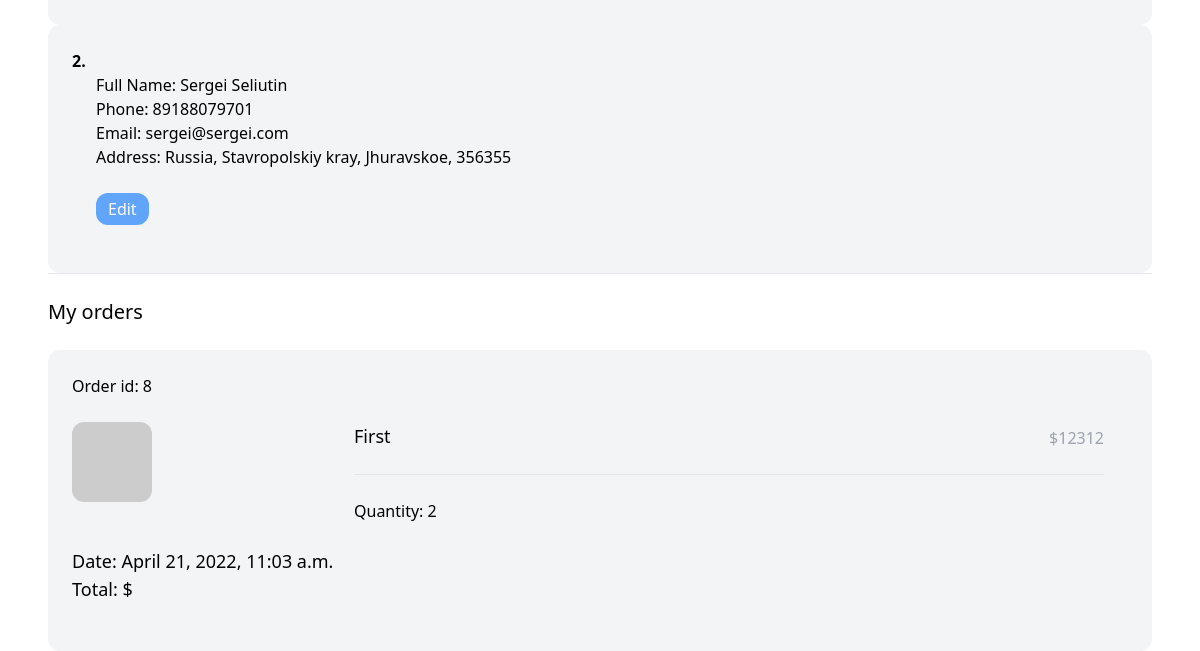
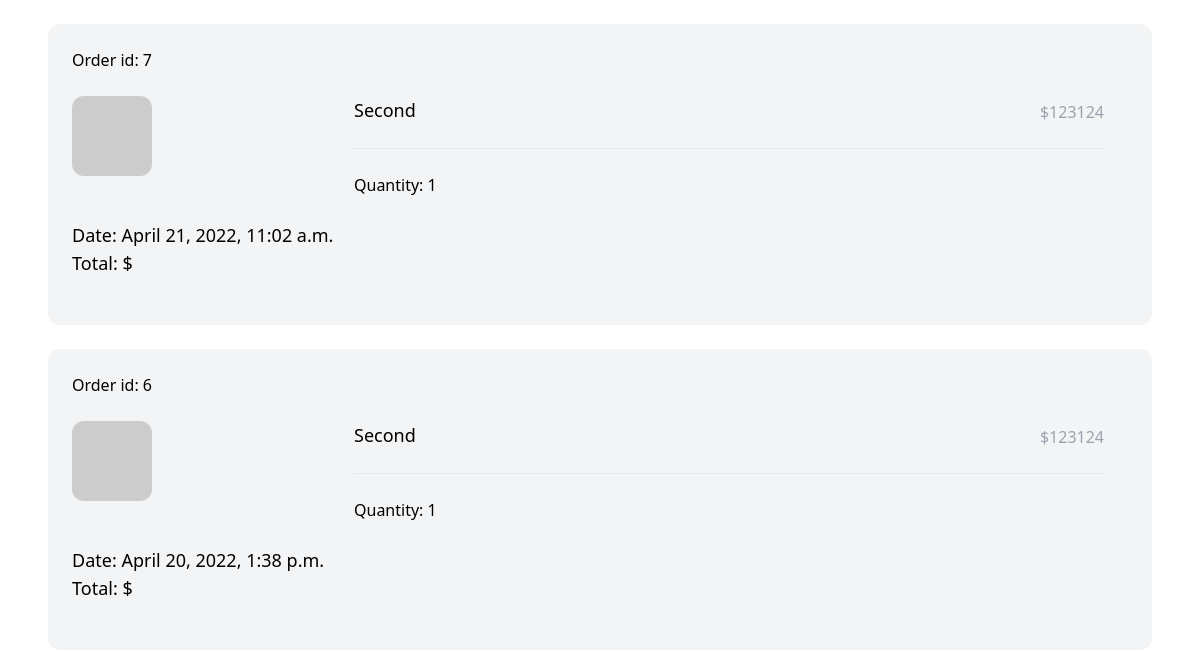
The page /myaccount/ (signed in, middle part) on the database as committed earlier (2 pictures, top to bottom).
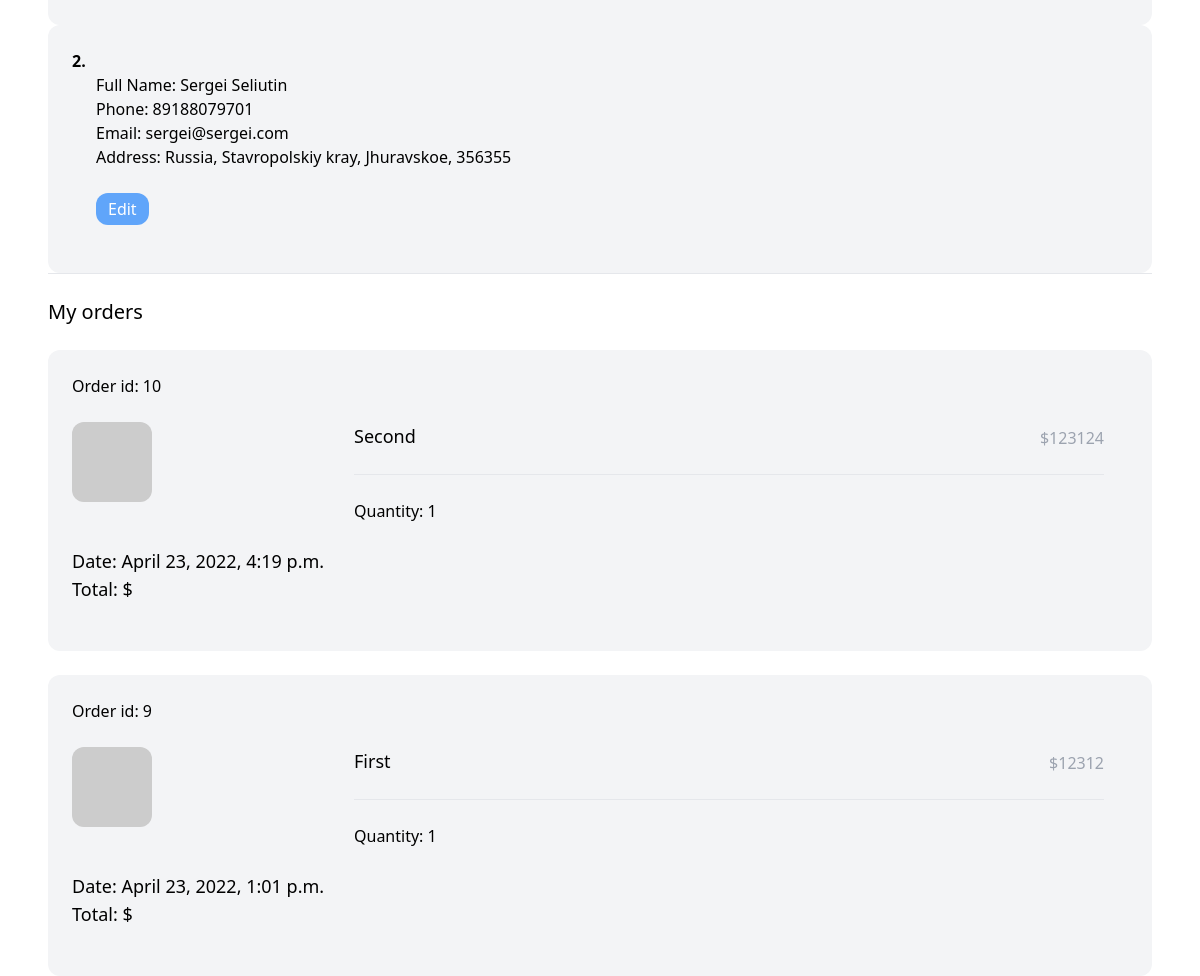
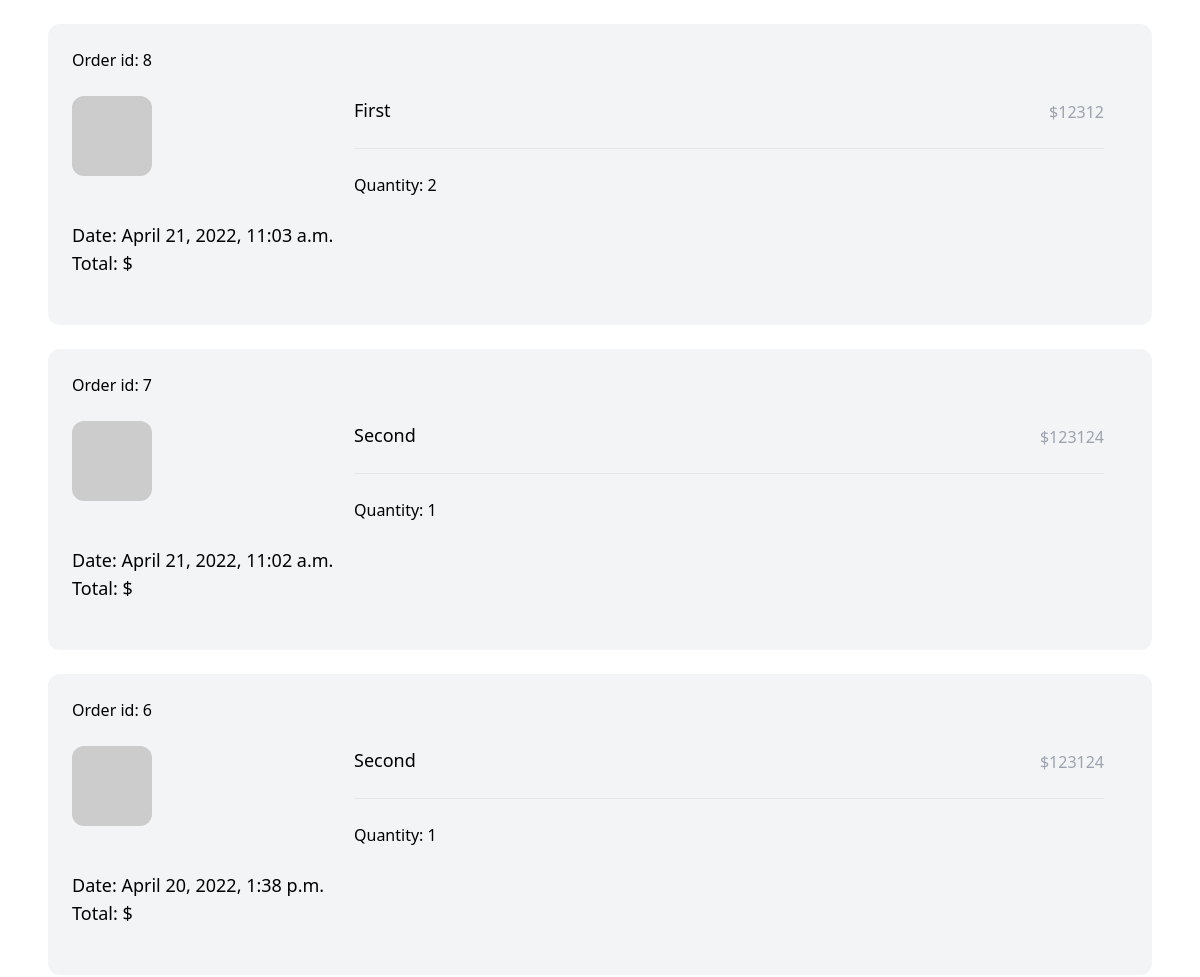
The same page on the database as committed later (2 pictures, top to bottom).
### order/models.py (models this page shows, shortened)
class ShippingAddress(models.Model):
    user = models.ForeignKey(User, related_name='shipping', on_delete=models.CASCADE, blank=True, null=True)
    first_name = models.CharField(max_length=50)
    last_name = models.CharField(max_length=50)
    email = models.EmailField(max_length=150)
    address = models.CharField(max_length=150)
    zipcode = models.CharField(max_length=150)
    place = models.CharField(max_length=150)
    phone = models.CharField(max_length=50)
    created_at = models.DateTimeField(auto_now_add=True)
    class Meta:
        ordering = ['-created_at']

class Order(models.Model):
    ORDERED = 'ordered'
    SHIPPED = 'shipped'
    STATUS_CHOICES = [
        (ORDERED, 'Ordered'),
        (SHIPPED, 'Shipped')
    ]
    user = models.ForeignKey(User, related_name='orders', on_delete=models.CASCADE, blank=True, null=True)
    address = models.ForeignKey(ShippingAddress, related_name='orders', on_delete=models.SET_NULL, null=True)
    created_at = models.DateTimeField(auto_now_add=True)
    paid = models.BooleanField(default=False)
    delivered = models.BooleanField(default=False)
    paid_amount = models.IntegerField(blank=True, null=True)
    status = models.CharField(max_length=20, choices=STATUS_CHOICES, default=ORDERED)
    class Meta:
        ordering = ['-created_at']

class OrderItem(models.Model):
    order = models.ForeignKey(Order, related_name='items', on_delete=models.CASCADE)
    product = models.ForeignKey(Product, related_name='items', on_delete=models.CASCADE)
    price = models.IntegerField()
    quantity = models.IntegerField(default=1)

### product/models.py (models this page shows, shortened)
class Product(models.Model):
    category = models.ForeignKey(
        Category, related_name='products', on_delete=models.CASCADE)
    name = models.CharField(max_length=255)
    description = models.TextField(blank=True, null=True)
    price = models.IntegerField()
    image = models.ImageField(upload_to='uploads/', blank=True, null=True)
    thumbnail = models.ImageField(upload_to='uploads/', blank=True, null=True)
    slug = models.SlugField()
    rating = models.DecimalField(max_digits=3, decimal_places=2, default=0, null=True)
    created_at = models.DateTimeField(auto_now_add=True)
    def get_thumbnail(self):
        if self.thumbnail:
            return self.thumbnail.url
        else:
            if self.image:
                from product.services import make_thumbnail
                self.thumbnail = make_thumbnail(self.image)
                self.save()
                return self.thumbnail.url
            else:
                return 'https://via.placeholder.com/240x240x.jpg'

### users/views.py (the view)
# urls.py: path('myaccount/', views.MyAccountView.as_view(), name='myaccount'),
class MyAccountView(LoginRequiredMixin, generic.TemplateView):
    template_name = 'users/myaccount.html'

### cart/cart.py (called while the page is built)
    def __len__(self):
        return sum(item['quantity'] for item in self.cart.values())

### cart/context_processors.py (called while the page is built)
def cart(request):
    return {'cart': Cart(request)}

### users/templates/users/myaccount.html (shortened to what this page needs)
{% extends 'core/base.html' %}
{% block content %}
  <div class="max-w-6xl mx-auto p-6">
    {% for address in request.user.shipping.all %}
      <div class="w-full p-6 flex flex-wrap bg-gray-100 rounded-xl">
        <div class="flex justify-between">
          <b>{{ forloop.counter }}.</b>
        </div>
        <div class="w-full">
          <div class="product mb-6 flex pr-6">
            <div class="w-3/4 pl-6">
              <p>Full Name: {{ address.first_name }} {{ address.last_name }}</p>
              <p>Phone: {{ address.phone }}</p>
              <p>Email: {{ address.email }}</p>
              <p>Address: {{ address.address }}, {{ address.place }}, {{ address.zipcode }}</p>
              <br>
              <a
                  href="{% url 'edit_address' address.pk %}"
                  class="inline-block py-1 px-3 rounded-xl text-white bg-blue-400"> Edit </a>
            </div>
          </div>
        </div>
      </div>
    {% endfor %}
    <hr>
    <h2 class="my-6 text-xl">My orders</h2>
    {% for order in request.user.orders.all %}
      <div class="w-full mb-6 p-6 flex flex-wrap bg-gray-100 rounded-xl">
        <div class="mb-6 flex justify-between">
          <a href="#">Order id: {{ order.id }}</a>
        </div>
        <div class="mb-6 w-full">
          {% for item in order.items.all %}
            <div class="product mb-6 flex pr-6">
              <a href="{% url 'product' item.product.slug %}" class="w-1/4"> <img class="hover:shadow-lg rounded-xl"
                                                                                  src="{{ item.product.get_thumbnail }}">
              </a>
              <div class="w-3/4 pl-6">
                <div class="flex justify-between">
                  <a href="{% url 'product' item.product.slug %}" class="text-lg">{{ item.product.name }}</a>
                  <p class="mb-6 pt-1 text-gray-400">${{ item.product.price }}</p>
                </div>
                <hr>
                <div class="mt-6">
                  Quantity: {{ item.quantity }}
                </div>
              </div>
            </div>
          {% endfor %}
          <div>
            <p class="text-lg">Date: {{ order.created_at }}</p>
            <p class="text-lg">Total: $</p>
          </div>
        </div>
      </div>
    {% endfor %}
  </div>
{% endblock %}

### core/templates/core/base.html (shortened to what this page needs)
<!DOCTYPE html>
<html lang="en">
<head>
  <script src="https://cdn.tailwindcss.com"></script>
</head>
<body>
  <main>
    {% block content %}
    {% endblock %}
  </main>
</body>
</html>

Rows that differ between the two databases and show on the page:
added Order: id "10", created_at "April 23, 2022, 4:19 p.m."
added OrderItem: product.name "Second", product.price "123124", quantity "1", shown under "10"
added Order: id "9", created_at "April 23, 2022, 1:01 p.m."
added OrderItem: product.name "First", product.price "12312", quantity "1", shown under "9"
